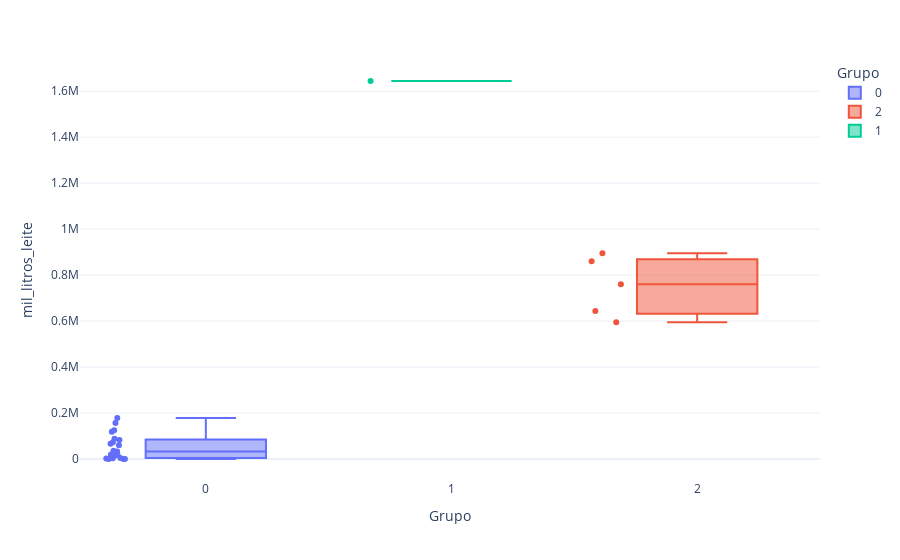
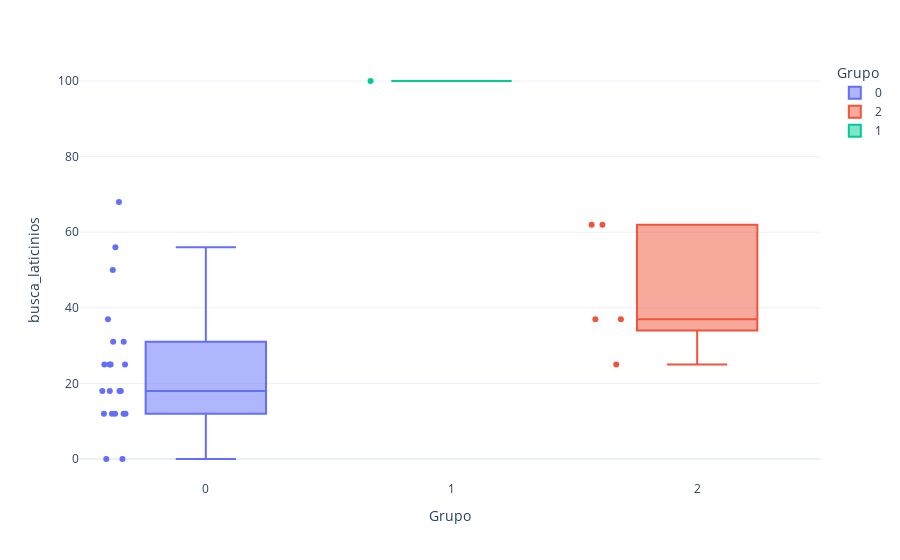
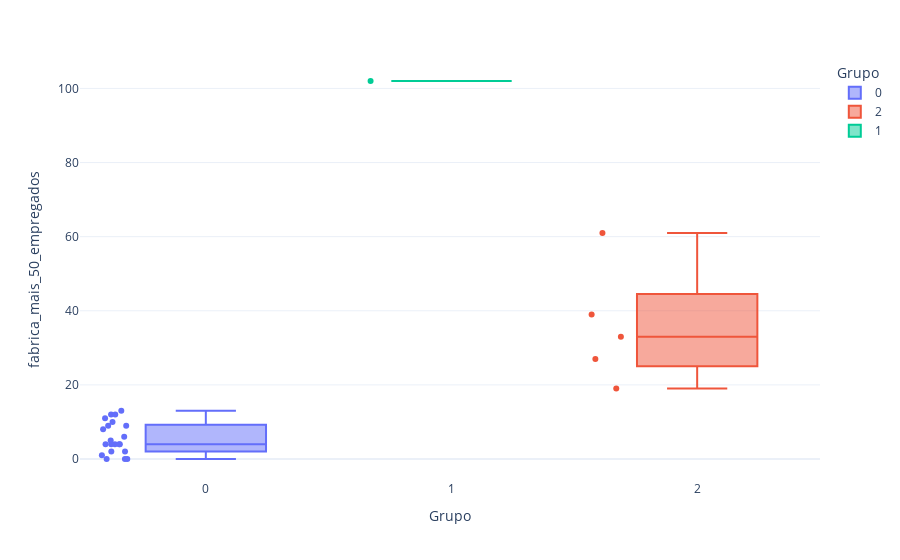

The notebook cell saved with these charts, in order:
### Code cell
for col in novo_df_arquivo.columns[1:-1]:
    fig = px.box(dfArquivo,x="Grupo",y=col,color="Grupo",points="all")
    fig.show()

### Figure 1 — Plotly figure (JSON) as saved in the notebook; plotly's stock layout.template omitted (floating-point values rounded to 4 significant figures)
{"data": [{"alignmentgroup": "True", "boxpoints": "all", "hovertemplate": "Grupo=%{x}<br>mil_litros_leite=%{y}<extra></extra>", "legendgroup": "0", "marker": {"color": "#636efa"}, "name": "0", "notched": false, "offsetgroup": "0", "orientation": "v", "showlegend": true, "type": "box", "x": [0, 0, 0, 0, 0, 0, 0, 0, 0, 0, 0, 0, 0, 0, 0, 0, 0, 0, 0, 0, 0], "x0": " ", "xaxis": "x", "y": [2927, 19905, 0, 2317, 156121, 88147, 0, 60183, 14813, 118894, 32374, 66335, 18656, 73365, 4309, 125042, 18584, 178682, 0, 83095, 36301], "y0": " ", "yaxis": "y"}, {"alignmentgroup": "True", "boxpoints": "all", "hovertemplate": "Grupo=%{x}<br>mil_litros_leite=%{y}<extra></extra>", "legendgroup": "2", "marker": {"color": "#EF553B"}, "name": "2", "notched": false, "offsetgroup": "2", "orientation": "v", "showlegend": true, "type": "box", "x": [2, 2, 2, 2, 2], "x0": " ", "xaxis": "x", "y": [594849, 894739, 860575, 759949, 643692], "y0": " ", "yaxis": "y"}, {"alignmentgroup": "True", "boxpoints": "all", "hovertemplate": "Grupo=%{x}<br>mil_litros_leite=%{y}<extra></extra>", "legendgroup": "1", "marker": {"color": "#00cc96"}, "name": "1", "notched": false, "offsetgroup": "1", "orientation": "v", "showlegend": true, "type": "box", "x": [1], "x0": " ", "xaxis": "x", "y": [1644351], "y0": " ", "yaxis": "y"}], "layout": {"autosize": true, "boxmode": "overlay", "legend": {"title": {"text": "Grupo"}, "tracegroupgap": 0}, "margin": {"t": 60}, "xaxis": {"anchor": "y", "autorange": true, "categoryarray": [0, 2, 1], "categoryorder": "array", "domain": [0, 1], "range": [-0.5122, 2.5], "title": {"text": "Grupo"}, "type": "linear"}, "yaxis": {"anchor": "x", "autorange": true, "domain": [0, 1], "range": [-91350.0, 1736000.0], "title": {"text": "mil_litros_leite"}, "type": "linear"}}}

### Figure 2 — Plotly figure (JSON) as saved in the notebook; plotly's stock layout.template omitted (floating-point values rounded to 4 significant figures)
{"data": [{"alignmentgroup": "True", "boxpoints": "all", "hovertemplate": "Grupo=%{x}<br>busca_laticinios=%{y}<extra></extra>", "legendgroup": "0", "marker": {"color": "#636efa"}, "name": "0", "notched": false, "offsetgroup": "0", "orientation": "v", "showlegend": true, "type": "box", "x": [0, 0, 0, 0, 0, 0, 0, 0, 0, 0, 0, 0, 0, 0, 0, 0, 0, 0, 0, 0, 0], "x0": " ", "xaxis": "x", "y": [0, 25, 0, 12, 37, 18, 25, 56, 18, 25, 18, 12, 12, 31, 12, 68, 25, 12, 50, 18, 31], "y0": " ", "yaxis": "y"}, {"alignmentgroup": "True", "boxpoints": "all", "hovertemplate": "Grupo=%{x}<br>busca_laticinios=%{y}<extra></extra>", "legendgroup": "2", "marker": {"color": "#EF553B"}, "name": "2", "notched": false, "offsetgroup": "2", "orientation": "v", "showlegend": true, "type": "box", "x": [2, 2, 2, 2, 2], "x0": " ", "xaxis": "x", "y": [25, 37, 37, 62, 62], "y0": " ", "yaxis": "y"}, {"alignmentgroup": "True", "boxpoints": "all", "hovertemplate": "Grupo=%{x}<br>busca_laticinios=%{y}<extra></extra>", "legendgroup": "1", "marker": {"color": "#00cc96"}, "name": "1", "notched": false, "offsetgroup": "1", "orientation": "v", "showlegend": true, "type": "box", "x": [1], "x0": " ", "xaxis": "x", "y": [100], "y0": " ", "yaxis": "y"}], "layout": {"autosize": true, "boxmode": "overlay", "legend": {"title": {"text": "Grupo"}, "tracegroupgap": 0}, "margin": {"t": 60}, "xaxis": {"anchor": "y", "autorange": true, "categoryarray": [0, 2, 1], "categoryorder": "array", "domain": [0, 1], "range": [-0.5122, 2.5], "title": {"text": "Grupo"}, "type": "linear"}, "yaxis": {"anchor": "x", "autorange": true, "domain": [0, 1], "range": [-5.556, 105.6], "title": {"text": "busca_laticinios"}, "type": "linear"}}}

### Figure 3 — Plotly figure (JSON) as saved in the notebook; plotly's stock layout.template omitted (floating-point values rounded to 4 significant figures)
{"data": [{"alignmentgroup": "True", "boxpoints": "all", "hovertemplate": "Grupo=%{x}<br>fabrica_mais_50_empregados=%{y}<extra></extra>", "legendgroup": "0", "marker": {"color": "#636efa"}, "name": "0", "notched": false, "offsetgroup": "0", "orientation": "v", "showlegend": true, "type": "box", "x": [0, 0, 0, 0, 0, 0, 0, 0, 0, 0, 0, 0, 0, 0, 0, 0, 0, 0, 0, 0, 0], "x0": " ", "xaxis": "x", "y": [1, 4, 0, 6, 13, 9, 0, 10, 2, 12, 8, 5, 4, 11, 4, 12, 4, 9, 0, 2, 4], "y0": " ", "yaxis": "y"}, {"alignmentgroup": "True", "boxpoints": "all", "hovertemplate": "Grupo=%{x}<br>fabrica_mais_50_empregados=%{y}<extra></extra>", "legendgroup": "2", "marker": {"color": "#EF553B"}, "name": "2", "notched": false, "offsetgroup": "2", "orientation": "v", "showlegend": true, "type": "box", "x": [2, 2, 2, 2, 2], "x0": " ", "xaxis": "x", "y": [19, 39, 33, 27, 61], "y0": " ", "yaxis": "y"}, {"alignmentgroup": "True", "boxpoints": "all", "hovertemplate": "Grupo=%{x}<br>fabrica_mais_50_empregados=%{y}<extra></extra>", "legendgroup": "1", "marker": {"color": "#00cc96"}, "name": "1", "notched": false, "offsetgroup": "1", "orientation": "v", "showlegend": true, "type": "box", "x": [1], "x0": " ", "xaxis": "x", "y": [102], "y0": " ", "yaxis": "y"}], "layout": {"autosize": true, "boxmode": "overlay", "legend": {"title": {"text": "Grupo"}, "tracegroupgap": 0}, "margin": {"t": 60}, "xaxis": {"anchor": "y", "autorange": true, "categoryarray": [0, 2, 1], "categoryorder": "array", "domain": [0, 1], "range": [-0.5122, 2.5], "title": {"text": "Grupo"}, "type": "linear"}, "yaxis": {"anchor": "x", "autorange": true, "domain": [0, 1], "range": [-5.667, 107.7], "title": {"text": "fabrica_mais_50_empregados"}, "type": "linear"}}}
